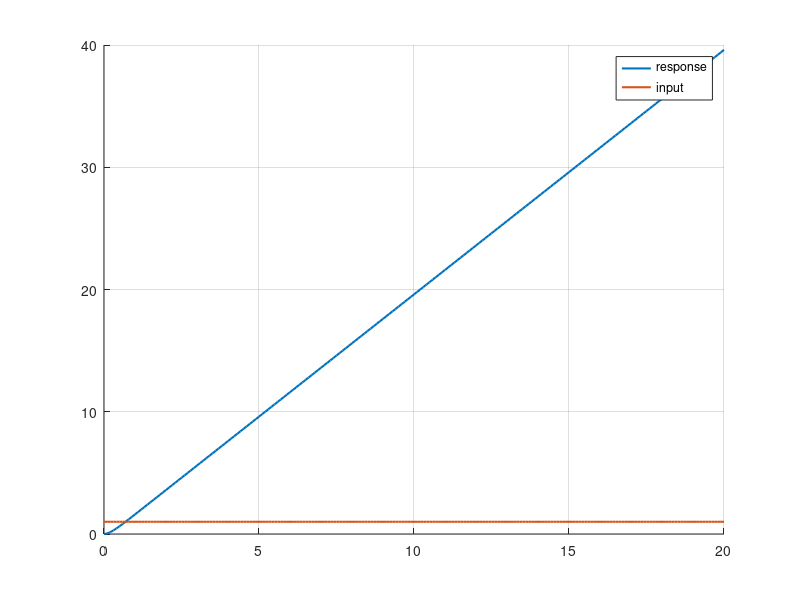
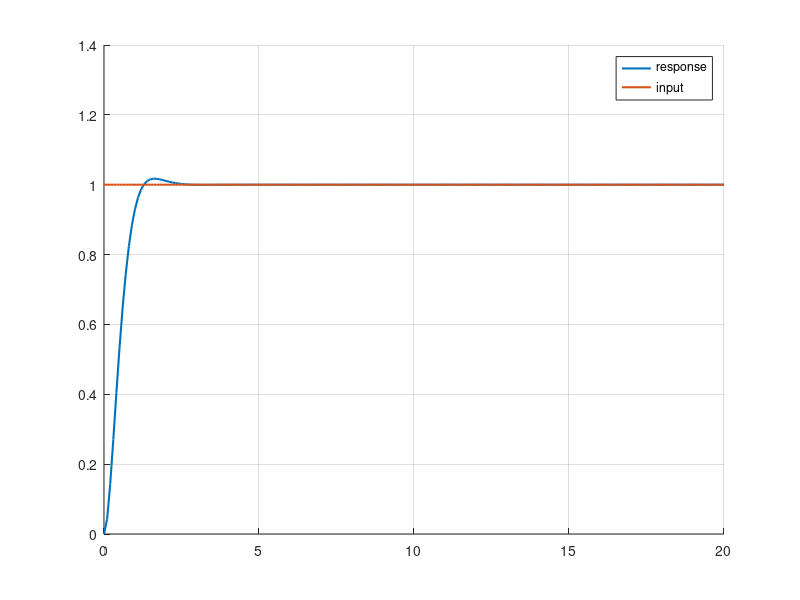
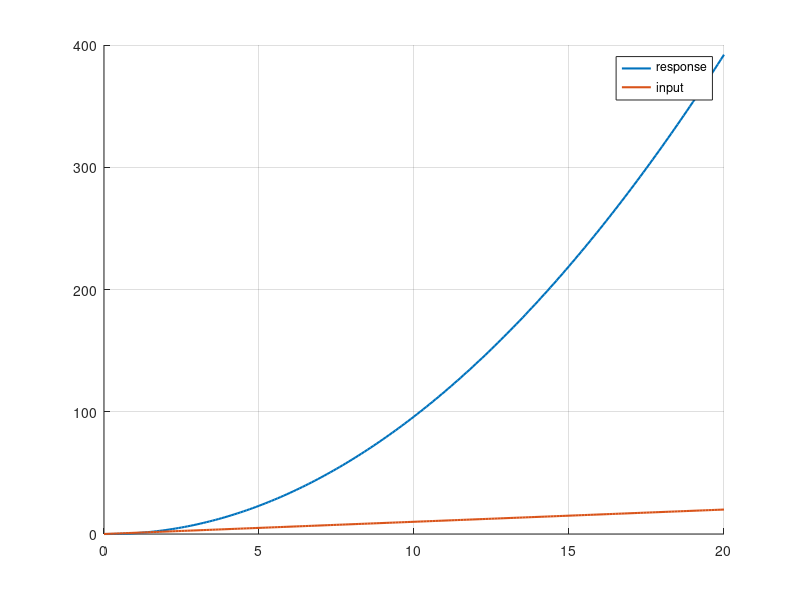
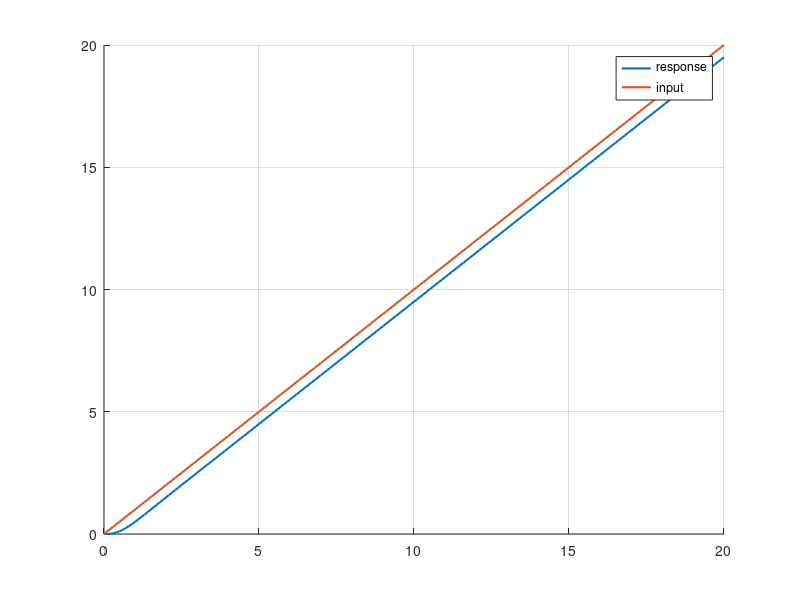

The MATLAB source for these figures, in order:


clear
close all
clc

%% system define 1-type system

s = tf('s');
G = 10/(s*(s+5));

sys = G;

K = dcgain(sys); % K -> infinity

%% open loop step response
t = 0:0.1:20;
step = ones(size(t));

[y,t] = lsim(sys, step, t);
figure('Name','step signal response')
hold on, grid on
plot(t,y,"LineWidth",1.5)
plot(t,step,"LineWidth",1.5)
legend("response","input")  % goes to infinity due to infinite dc gain

%% close loop step response

sys_closed = feedback(sys,1); 
[y_closed,t] = lsim(sys_closed, step, t);
figure('Name','step signal response')
hold on, grid on
plot(t,y_closed,"LineWidth",1.5)
plot(t,step,"LineWidth",1.5)
legend("response","input") % close loop system is stable

% If the closed loop system is stable, it is guranteed for PID to make this
% system stable


%% opne loop ramp signal response

ramp = t;
[y,t] = lsim(sys, ramp, t);
figure('Name','ramp signal response')
hold on, grid on
plot(t,y,"LineWidth",1.5)
plot(t,ramp,"LineWidth",1.5)
legend("response","input")  % goes to infinity due to infinite dc gain

%% close loop ramp response
 
[y_closed,t] = lsim(sys_closed, ramp, t);
figure('Name','ramp signal response')
hold on, grid on
plot(t,y_closed,"LineWidth",1.5)
plot(t,ramp,"LineWidth",1.5)
legend("response","input") % close loop system is stable


%% PID controller
Kp = 5;    % Proportional gain
Ki = 2;    % Integral gain
Kd = 1;  % Derivative gain

PID_controller = pid(Kp, Ki, Kd);

%% close loop with PID
sys_PID = feedback(PID_controller * sys, 1);

%% closed loop step signal response with pid

[y_PID,t] = lsim(sys_PID, step, t);
figure('Name','step signal response')
hold on, grid on
plot(t,y_PID,"LineWidth",1.5)
plot(t,step,"LineWidth",1.5)
legend("response","input") % close loop system is stable

%% closed loop ramp signal response with pid
[y_PID,t] = lsim(sys_PID, ramp, t);
figure('Name','ramp signal response')
hold on, grid on
plot(t,y_PID,"LineWidth",1.5)
plot(t,ramp,"LineWidth",1.5)
legend("response","input")  % remove steady state error

